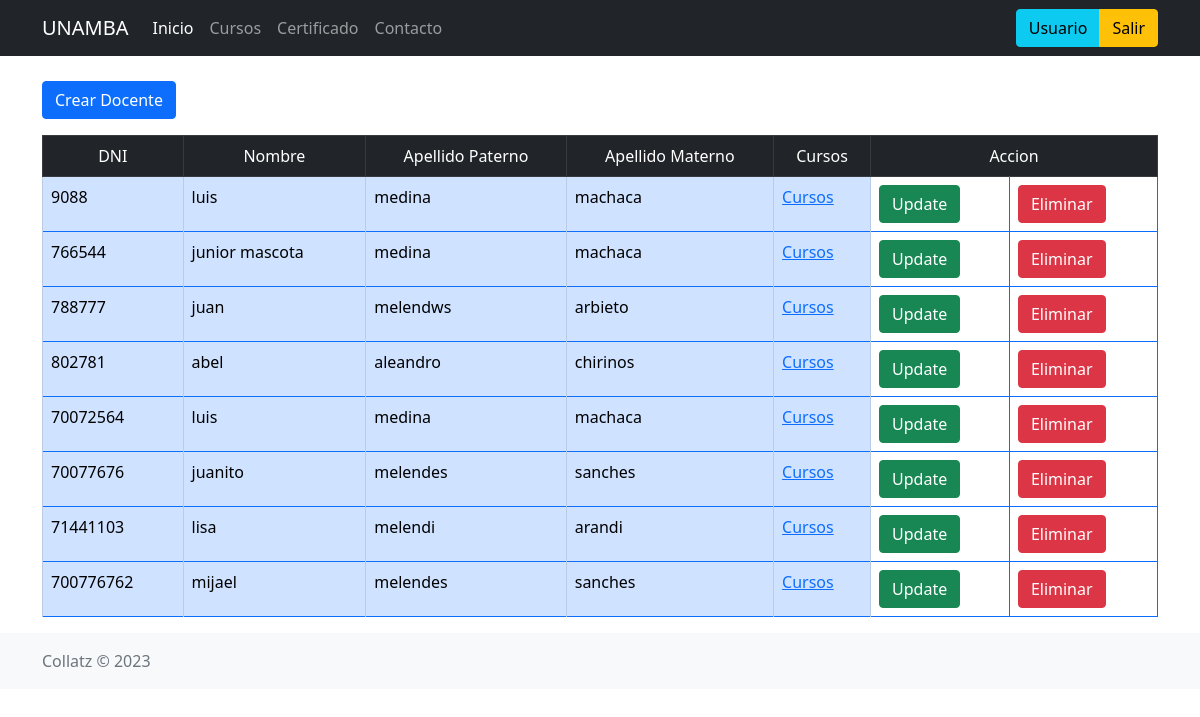
The page /docentes on the database as committed earlier.
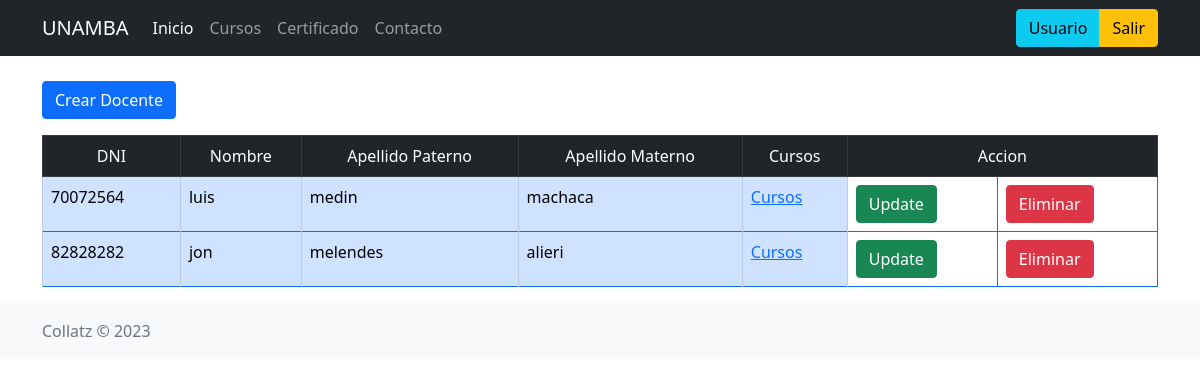
The same page on the database as committed later.
### app.py (models this page shows)
class Docente(db.Model):
	dniDocente=db.Column(db.Integer, primary_key=True)
	nombre=db.Column(db.String(50), nullable=False)
	apePaterno=db.Column(db.String(50),nullable=False)
	apeMaterno=db.Column(db.String(50),nullable=False)
	contrasenia=db.Column(db.String(80), nullable=False)
	cursos=db.relationship('Curso', backref='docente', lazy=True)#esto es para que desde la lista de cursos se acceda a los campos de Docente

### app.py (the view)
@app.route("/docentes", methods=["GET"])
def list_docentes():
	docQuery=Docente.query.all()
	for doc in docQuery:
		print(doc.dniDocente)
	return render_template("docentes.html", docentes=docQuery)

### templates/docentes.html (shortened to what this page needs)
{% extends "base.html" %}
{% block content %}
    <div class="container-sm d-grid gap-3">
      <div>
        <button type="button" class="btn btn-primary" data-bs-toggle="modal" data-bs-target="#staticBackdrop">Crear Docente</button>
      </div>
      <table class="table table-bordered border-primary">
          <thead class="table-dark">
              <tr>
                  <td class="text-center">DNI</td>
                  <td class="text-center">Nombre</td>
                  <td class="text-center">Apellido Paterno</td>
                  <td class="text-center">Apellido Materno</td>
                  <td class="text-center">Cursos</td>
                  <td colspan="2" class="text-center">Accion</td>
              </tr>
          </thead>
          <tbody>
            {% for docente in docentes %}
              <tr>
                  <td class="table-primary">{{ docente.dniDocente }}</td>
                  <td class="table-primary">{{ docente.nombre }}</td>
                  <td class="table-primary">{{ docente.apePaterno }}</td>
                  <td class="table-primary">{{ docente.apeMaterno }}</td>
                  <td class="table-primary"><a href="{{url_for('listar_curso',dni=docente.dniDocente)}}">Cursos</a></td>
                  <td><button type="button" class="btn btn-success" data-bs-toggle="modal" data-bs-target="#update_docente_{{docente.dniDocente}}">Update</button></td>
                  <td><button type="button" class="btn btn-danger" data-bs-toggle="modal" data-bs-target="#delete_docente_{{docente.dniDocente}}">Eliminar</button></td>
              </tr>
            {% endfor %}
          </tbody>
      </table>
    </div>
  {% endblock %}

### templates/base.html (shortened to what this page needs)
<!DOCTYPE html>
<html lang="en">
<head>
    <link href="https://cdn.jsdelivr.net/npm/bootstrap@5.0.2/dist/css/bootstrap.min.css" rel="stylesheet">
</head>
<body>
    <main>
        <div class="container mb-5">
            <header class="d-flex flex-wrap py-3 mb-5 border-bottom">
                <nav class="navbar navbar-expand-lg navbar-dark bg-dark fixed-top">
                <div class="container">
                    <a class="navbar-brand" href="#">UNAMBA</a>
                    <div class="collapse navbar-collapse" id="navbarSupportedContent">
                        <ul class="navbar-nav me-auto mb-2 mb-lg-0">
                            <li class="nav-item">
                                <a class="nav-link active" aria-current="page" href="index.html">Inicio</a>
                            </li>
                            <li class="nav-item">
                                <a class="nav-link" aria-current="page" href="nosotros.html">Cursos</a>
                            </li>
                            <li class="nav-item">
                                <a class="nav-link" aria-current="page" href="servicios.html">Certificado</a>
                            </li>
                            <li class="nav-item">
                                <a class="nav-link" aria-current="page" href="contacto.html">Contacto</a>
                            </li>
                        </ul>
                        <div class="btn-group" role="group" aria-label="Basic example">
                            <button type="button" class="btn btn-info">Usuario</button>
                            <button type="button" class="btn btn-warning">Salir</button>
                        </div>
                    </div>
                </div>
                </nav>
            </header>
        </div>
        {%  block content %}
        {%  endblock %}
    </main>
        <footer class="footer mt-auto py-3 bg-light">
            <div class="container">
                <span class="text-muted">Collatz © <script>document.write(new Date().getFullYear())</script> </span>
            </div>
        </footer>
    <script src="https://cdn.jsdelivr.net/npm/bootstrap@5.0.2/dist/js/bootstrap.bundle.min.js"></script></body>
</html>

Rows that differ between the two databases and show on the page:
removed Docente: dniDocente "9088", nombre "luis", apePaterno "medina", apeMaterno "machaca"
removed Docente: dniDocente "766544", nombre "junior mascota", apePaterno "medina", apeMaterno "machaca"
removed Docente: dniDocente "788777", nombre "juan", apePaterno "melendws", apeMaterno "arbieto"
removed Docente: dniDocente "802781", nombre "abel", apePaterno "aleandro", apeMaterno "chirinos"
removed Docente: dniDocente "70077676", nombre "juanito", apePaterno "melendes", apeMaterno "sanches"
removed Docente: dniDocente "71441103", nombre "lisa", apePaterno "melendi", apeMaterno "arandi"
removed Docente: dniDocente "700776762", nombre "mijael", apePaterno "melendes", apeMaterno "sanches"
changed Docente "luis": apePaterno "medina" → "medin"
added Docente: dniDocente "82828282", nombre "jon", apePaterno "melendes", apeMaterno "alieri"
